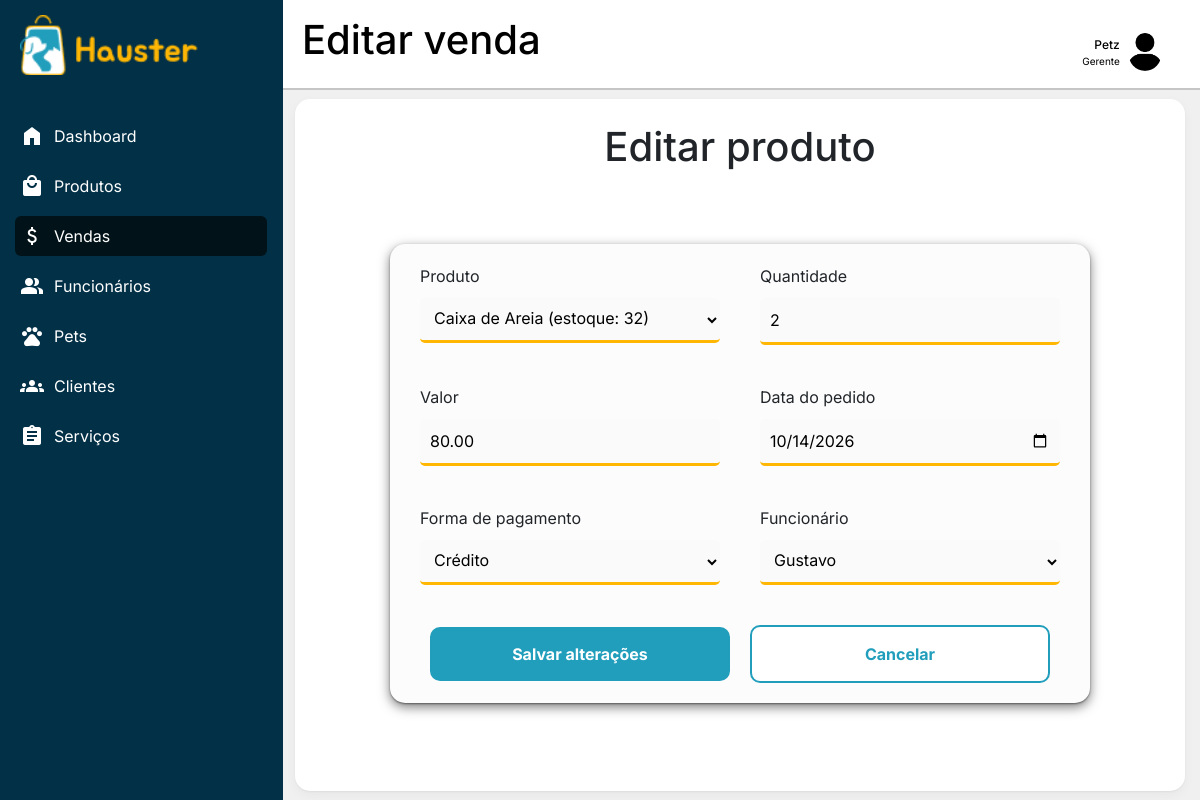
Screenshot of /dashboard.php?pagina=pedidos_editar&id_pedido=24 (signed in) with the database file from the repository.
### tables this page shows
CREATE TABLE IF NOT EXISTS `itens_pedido` (
  `id_pedido` int(11) NOT NULL AUTO_INCREMENT,
  `produtos_idprodutos` int(11) NOT NULL,
  `dt_pedido` date NOT NULL,
  `valor` decimal(10,2) NOT NULL,
  `quantidade` int(11) NOT NULL DEFAULT 1,
  `form_pagamento` enum('Crédito','Débito','Pix','Dinheiro') NOT NULL,
  `estabelecimento_idestabelecimento` int(11) NOT NULL,
  `funcionarios_idfuncionarios` int(11) NOT NULL,
  PRIMARY KEY (`id_pedido`),
  KEY `fk_itens_pedido_estabelecimento1_idx` (`estabelecimento_idestabelecimento`),
  KEY `fk_itens_pedido_funcionarios1_idx` (`funcionarios_idfuncionarios`),
  CONSTRAINT `fk_itens_pedido_funcionarios1` FOREIGN KEY (`funcionarios_idfuncionarios`) REFERENCES `funcionarios` (`idfuncionarios`) ON DELETE RESTRICT ON UPDATE CASCADE
);

CREATE TABLE IF NOT EXISTS `produtos` (
  `idprodutos` int(11) NOT NULL AUTO_INCREMENT,
  `nome_prod` varchar(45) NOT NULL,
  `validade` date NOT NULL,
  `estoque` int(11) NOT NULL,
  `marca` varchar(45) NOT NULL,
  `preco` decimal(10,2) NOT NULL,
  `categorias_idcategorias` int(11) NOT NULL,
  `estabelecimento_idestabelecimento` int(11) NOT NULL,
  PRIMARY KEY (`idprodutos`,`categorias_idcategorias`,`estabelecimento_idestabelecimento`),
  KEY `fk_produtos_categorias1_idx` (`categorias_idcategorias`),
  KEY `fk_produtos_estabelecimento1_idx` (`estabelecimento_idestabelecimento`),
  CONSTRAINT `fk_produtos_categorias1` FOREIGN KEY (`categorias_idcategorias`) REFERENCES `categorias` (`idcategorias`) ON DELETE NO ACTION ON UPDATE NO ACTION,
  CONSTRAINT `fk_produtos_estabelecimento` FOREIGN KEY (`estabelecimento_idestabelecimento`) REFERENCES `estabelecimento` (`idestabelecimento`) ON DELETE CASCADE ON UPDATE NO ACTION
);

CREATE TABLE IF NOT EXISTS `funcionarios` (
  `idfuncionarios` int(11) NOT NULL AUTO_INCREMENT,
  `nome` varchar(45) NOT NULL,
  `dt_nasc` date NOT NULL,
  `salario` decimal(10,2) NOT NULL,
  `cpf` varchar(11) NOT NULL,
  `email` varchar(45) NOT NULL,
  `telefone` varchar(14) NOT NULL,
  `senha` varchar(255) NOT NULL,
  `cargos_idcargos` int(11) NOT NULL,
  `estabelecimento_idestabelecimento` int(11) NOT NULL,
  PRIMARY KEY (`idfuncionarios`),
  UNIQUE KEY `uk_funcionarios_id_cargo` (`idfuncionarios`,`cargos_idcargos`),
  KEY `fk_funcionarios_cargos_id` (`cargos_idcargos`),
  KEY `fk_funcionarios_estabelecimento_id` (`estabelecimento_idestabelecimento`),
  CONSTRAINT `fk_funcionarios_cargos` FOREIGN KEY (`cargos_idcargos`) REFERENCES `cargos` (`idcargos`) ON DELETE NO ACTION ON UPDATE NO ACTION,
  CONSTRAINT `fk_funcionarios_estabelecimento` FOREIGN KEY (`estabelecimento_idestabelecimento`) REFERENCES `estabelecimento` (`idestabelecimento`) ON DELETE CASCADE ON UPDATE NO ACTION
);

### includes/permissoes.php (called while the page is built, shortened)
<?php
function e_dono(): bool
{
    return empty($_SESSION['funcionario_id']);
}
function funcionario_logado(): ?array
{
    global $conexao;
    if (e_dono()) {
        return null;
    }
    $stmt = $conexao->prepare(
        "SELECT f.idfuncionarios, f.nome, f.cargos_idcargos, c.nome AS cargo
         FROM funcionarios f
         JOIN cargos c ON c.idcargos = f.cargos_idcargos
         WHERE f.idfuncionarios = :id AND f.estabelecimento_idestabelecimento = :estab"
    );
    $stmt->execute([
        ':id'    => (int) $_SESSION['funcionario_id'],
        ':estab' => (int) ($_SESSION['estabelecimento_id'] ?? 0),
    ]);
    $cache = $stmt->fetch() ?: ['idfuncionarios' => 0, 'nome' => '', 'cargos_idcargos' => 0, 'cargo' => ''];
    return $cache;
}
function permissoes_do_usuario(): array
{
    if (e_dono()) {
        return ['*'];
    }
    return PERMISSOES_POR_CARGO[(int) funcionario_logado()['cargos_idcargos']] ?? [];
}
function e_gerente(): bool
{
    return in_array('*', permissoes_do_usuario(), true);
}

### dashboard/vendas/editar.php (the view, shortened to what this page needs)
<?php
$id = isset($_GET['id_pedido']) ? (int) $_GET['id_pedido'] : 0;
$estabelecimento_id = $_SESSION['estabelecimento_id'];
$stmt = $conexao->prepare(
    "SELECT * FROM itens_pedido
     WHERE id_pedido = :id AND estabelecimento_idestabelecimento = :estab"
);
$stmt->execute([':id' => $id, ':estab' => $estabelecimento_id]);
$pedido = $stmt->fetch();
$stmt3 = $conexao->prepare(
    "SELECT * FROM produtos
     WHERE estabelecimento_idestabelecimento = :estab
     ORDER BY idprodutos"
);
$stmt3->execute([':estab' => $estabelecimento_id]);
$produtos = $stmt3->fetchAll();
$stmtFuncionarios = $conexao->prepare(
    "SELECT idfuncionarios, nome FROM funcionarios
     WHERE estabelecimento_idestabelecimento = :estab
     ORDER BY nome"
);
$stmtFuncionarios->execute([':estab' => $estabelecimento_id]);
$funcionarios = $stmtFuncionarios->fetchAll();
?>
<main class="tabela content fundo">
    <h1 class="titulo">Editar produto</h1>
    <form method="POST" action="dashboard.php?pagina=pedidos_editar&id_pedido=<?=$pedido['id_pedido']?>" class="form-produto">
        <div class="campos">
            <div class="campo">
                <label for="produto_id">Produto</label>
                <select name="produto_id" id="produto_id" required>
                        <?php foreach ($produtos as $produto): ?>
                            <option value="<?= $produto['idprodutos'] ?>"
                                data-preco="<?= $produto['preco'] ?>"
                                <?= $produto['idprodutos'] == $pedido['produtos_idprodutos'] ? 'selected' : '' ?>>
                                <?= htmlspecialchars($produto['nome_prod']) ?>
                                (estoque: <?= $produto['estoque'] ?>)
                            </option>
                        <?php endforeach; ?>
                </select>
            </div>
            <div class="campo">
                <label for="quantidade">Quantidade</label>
                <input type="number" id="quantidade" name="quantidade" value="<?=$pedido['quantidade']?>">
            </div>
            <div class="campo">
                <label for="valor">Valor</label>
                <input type="number" id="valor" name="valor" step="0.01" min="0" required readonly value="<?=$pedido['valor']?>">
            </div>
            <div class="campo">
                <label for="dt_pedido">Data do pedido</label>
                <input type="date" id="dt_pedido" name="dt_pedido" value="<?= $pedido['dt_pedido'] ?>">
            </div>
            <div class="campo">
                <label for="forma_pagamento">Forma de pagamento</label>
                <select name="forma_pagamento" id="forma_pagamento" required>
                    <option value="Crédito" <?= $pedido['form_pagamento'] == 'Crédito' ? 'selected' : '' ?>>
                        Crédito
                    </option>
                </select>
            </div>
            <?php if (e_gerente()): ?>
            <div class="campo">
                <label for="funcionario_id">Funcionário</label>
                <select name="funcionario_id" id="funcionario_id" required>
                    <?php foreach ($funcionarios as $func): ?>
                        <option value="<?= $func['idfuncionarios'] ?>"
                            <?= $func['idfuncionarios'] == $pedido['funcionarios_idfuncionarios'] ? 'selected' : '' ?>>
                            <?= htmlspecialchars($func['nome']) ?>
                        </option>
                    <?php endforeach; ?>
                </select>
            </div>
            <?php endif; ?>
            <div class="acoes campo">
                <button type="submit">Salvar alterações</button>
                <a href="dashboard.php?pagina=pedidos"><button type="button" id="cancelar">Cancelar</button></a>
            </div>
        </div>
    </form>
</main>

### css/side-bar.css (style rules this page uses)
:root { --branco: #ffff; --preto: #000000; --primaria-100: #B0E8FE; --primaria-200: #2CC7EC; --primaria-base: #219EBC; --primaria-400: #16778E; --primaria-500: #0C5262; --primaria-600: #042F3A; --primaria-700: #011319; --secundaria-100: #FFE9D2; --secundaria-base: #FFB703; --secundaria-300: #CE9300; --secundaria-400: #9E7000; --secundaria-500: #714F00; --secundaria-600: #473000; --secundaria-700: #211500; --cinza-100: #F0F0F0; --cinza-200: #B3B8BB; --cinza-base: #8E9294; --cinza-400: #6A6D6F; --cinza-500: #494B4C; --cinza-600: #2A2B2C; --cinza-700: #101111; --fundo: #023047; --font: "Inter"; }
* { margin: 0; padding: 0; border: none; box-sizing: border-box; }
html, body { height: 100%; font-family: "Inter", Helvetica, sans-serif; }
.dashboard { display: grid; grid-template-areas: "sidebar topbar" "sidebar content"; grid-template-columns: 280px 1fr; grid-template-rows: 90px 1fr; height: 100vh; background-color: var(--cinza-100); }
.content { grid-area: content; padding: 1.5rem; }

### dashboard/vendas/css/cadastrar.css (style rules this page uses)
:root { --branco: #ffff; --preto: #000000; --primaria-100: #B0E8FE; --primaria-200: #2CC7EC; --primaria-base: #219EBC; --primaria-400: #16778E; --primaria-500: #0C5262; --primaria-600: #042F3A; --primaria-700: #011319; --primaria-hover: #1e91ad; --secundaria-100: #FFE9D2; --secundaria-base: #FFB703; --secundaria-300: #CE9300; --secundaria-400: #9E7000; --secundaria-500: #714F00; --secundaria-600: #473000; --secundaria-700: #211500; --secundaria-hover: #e4a404; --cinza-100: #F0F0F0; --cinza-200: #B3B8BB; --cinza-base: #8E9294; --cinza-400: #6A6D6F; --cinza-500: #494B4C; --cinza-600: #2A2B2C; --cinza-700: #101111; --cinza-inputs: rgba(235, 235, 235, 0.185); --font: "Inter"; }
* { margin: 0; padding: 0; box-sizing: border-box; font-family: var(--font); }
.fundo { display: flex; flex-direction: column; margin: 1% 15px 1% 15px; background-color: var(--branco); box-shadow: 0 1px 2px rgba(0, 0, 0, 0.05), 0 4px 12px rgba(0, 0, 0, 0.04); border-radius: 15px; }
.form-produto { margin: auto; background-color: var(--cinza-inputs); box-shadow: 0 1px 2px rgba(0, 0, 0, 0.427), 0 4px 12px rgba(0, 0, 0, 0.519); border-radius: 15px; padding: 20px; width: 50vw; height: 52vh; gap: 10px; }
.titulo { text-align: center; }
.campos { display: grid; grid-template-columns: repeat(2, 350px); gap: 40px; justify-content: space-between; }
.campo { display: flex; align-items: center; flex-direction: column; gap: 10px; }
.acoes { grid-column: 1 / -1; display: flex; gap: 40px; flex-direction: row; justify-content: center; width: 47vw; margin: 0 auto; }
.campo > input, .campo > select { border-bottom: 3px solid var(--secundaria-base); background-color: var(--cinza-inputs); border-radius: 5px; padding: 10px; width: 300px; }
.campo > label { width: 80%; text-align: left; }
.acoes > button, .acoes > a > button { padding: 15px 0px; width: 300px; font-weight: bold; border-radius: 10px; background-color: var(--primaria-base); color: var(--branco); }
#cancelar { background-color: var(--branco); border: 2px solid var(--primaria-base); color: var(--primaria-base); }
.acoes > a { text-decoration: none; }

### css/responsivo-dashboard.css (style rules this page uses)
@media (max-width: 1540px) { body.dashboard .form-produto { width: min(100%, 700px); height: auto; } }
@media (max-width: 1540px) { body.dashboard .form-produto .campos { grid-template-columns: repeat(2, minmax(0, 300px)); justify-content: center; } }
@media (max-width: 1540px) { body.dashboard .form-produto .campo > input, body.dashboard .form-produto .campo > select, body.dashboard .form-produto .campo > label { width: 100%; max-width: 300px; } }
@media (max-width: 1540px) { body.dashboard .form-produto .acoes { width: 100%; gap: 20px; } }
@media (max-width: 1540px) { body.dashboard .form-produto .acoes > button, body.dashboard .form-produto .acoes > a { flex: 1 1 0; min-width: 0; max-width: 300px; } }
@media (max-width: 1540px) { body.dashboard .form-produto .acoes > a > button { width: 100%; } }
@media (max-width: 1540px) { body.dashboard .form-produto .acoes > button { width: 100%; } }

### rows the page displays
itens_pedido: produto_id "Caixa de Areia (estoque: 32)", quantidade "2", valor "80.00", dt_pedido "10/14/2026", forma_pagamento "Crédito", funcionario_id "Gustavo"

### other values shown
$texto "Dashboard"
$texto "Produtos"
$texto "Vendas"
$texto "Funcionários"
$texto "Pets"
$texto "Clientes"
$texto "Serviços"
$titulo_pagina "Editar venda"
$nome_exibido "Petz"
$cargo_exibido "Gerente"
